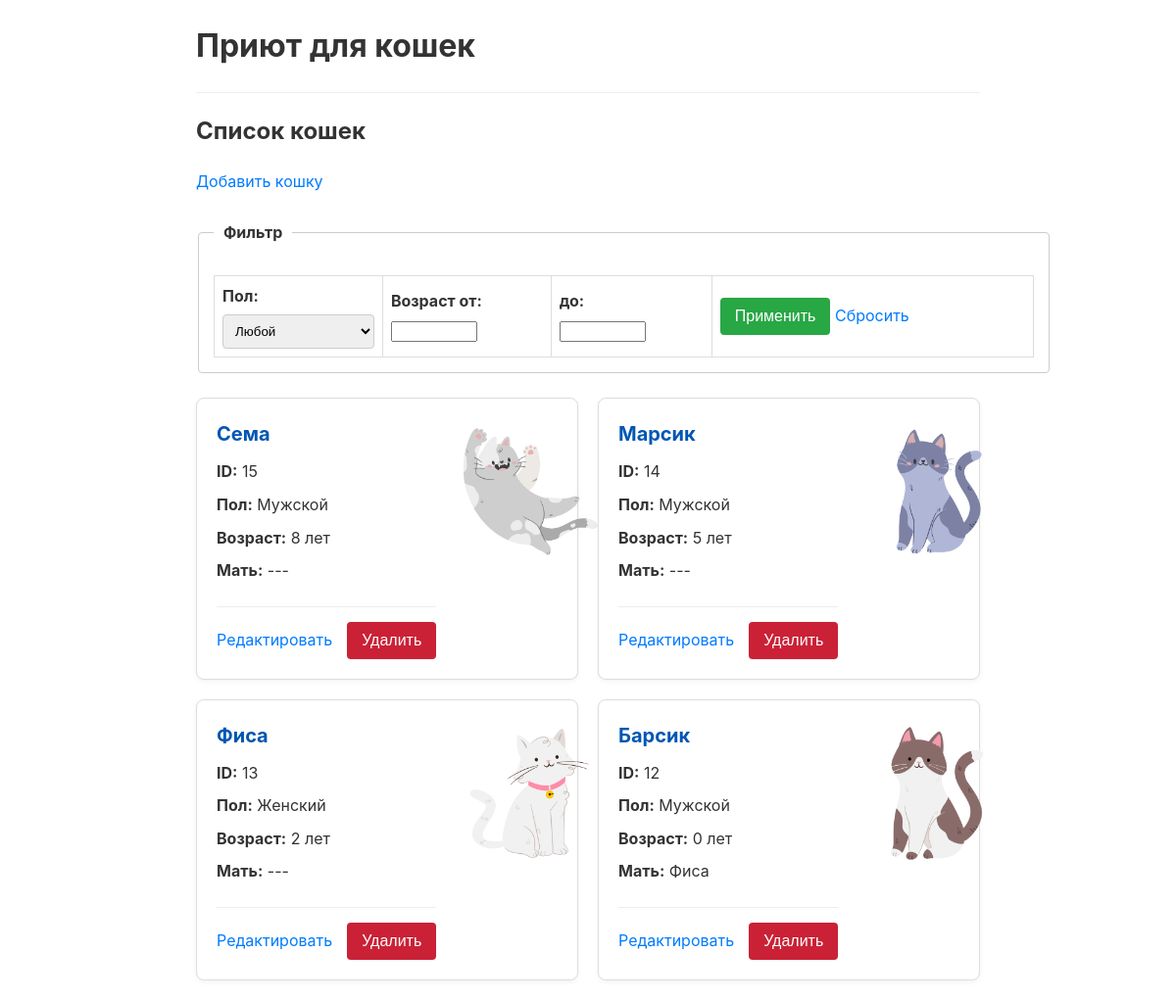
The page / on the database its author committed.
### tables this page shows
CREATE TABLE `cats` (
  `id` int(10) NOT NULL,
  `name` varchar(50) NOT NULL,
  `gender` enum('male','female') NOT NULL,
  `birth_date` date NOT NULL,
  `mother_id` int(10) DEFAULT NULL,
  `photo_filename` varchar(255) DEFAULT NULL
);

### src/Controllers/CatController.php (called while the page is built, shortened)
<?php
class CatController
{
    private Cat $catModel;
    public function __construct(PDO $pdo)
    {
        $this->pdo = $pdo;
        $this->catModel = new Cat($this->pdo);
    }
    public function index(): void
    {
        $filters = [
            'gender' => $_GET['filter_gender'] ?? null,
            'age_from' => $_GET['filter_age_from'] ?? null,
            'age_to' => $_GET['filter_age_to'] ?? null
        ];
        $cats = $this->catModel->getAll($filters);
        $view = 'cat_list.php';
        require __DIR__ . '/../../views/layout.php';
    }
}

### src/Models/Cat.php (called while the page is built, shortened)
<?php
class Cat
{
    private PDO $pdo;
    public function __construct(PDO $pdo)
    {
        $this->pdo = $pdo;
    }
    public function getAll(array $filters = []): array
    {
        $sql = "SELECT c.*, TIMESTAMPDIFF(YEAR, c.birth_date, CURDATE()) AS age, m.name as mother_name
                FROM cats c
                LEFT JOIN cats m ON c.mother_id = m.id";
        $params = [];
        $sql .= " ORDER BY c.id DESC";
        $stmt = $this->pdo->prepare($sql);
        $stmt->execute($params);
        return $stmt->fetchAll(PDO::FETCH_ASSOC);
    }
}

### views/cat_list.php (the view, shortened to what this page needs)
<h2>Список кошек</h2>
<a href="index.php?action=add">Добавить кошку</a>
<br><br>
<fieldset style="width: 837px">
    <legend>Фильтр</legend>
    <form method="get" action="index.php">
        <table width="100%">
            <tr>
                <td>
                    <label for="filter_gender">Пол:</label>
                    <select name="filter_gender" id="filter_gender">
                        <option value="">Любой</option>
                    </select>
                </td>
                <td>
                    <label for="filter_age_from">Возраст от:</label>
                    <input type="number" name="filter_age_from" id="filter_age_from" min="0" class="filter-input-short"
                           value="<?= htmlspecialchars($_GET['filter_age_from'] ?? '') ?>">
                </td>
                <td>
                    <label for="filter_age_to">до:</label>
                    <input type="number" name="filter_age_to" id="filter_age_to" min="0" class="filter-input-short"
                           value="<?= htmlspecialchars($_GET['filter_age_to'] ?? '') ?>">
                </td>
                <td>
                    <button type="submit">Применить</button>
                    <a href="index.php">Сбросить</a>
                </td>
            </tr>
        </table>
    </form>
</fieldset>
<br>
<div class="cards-container">
    <?php if (empty($cats)): ?>
        <div class="no-cats-message">
            <p>Пока нет ни одной кошки или по вашему фильтру ничего не найдено</p>
        </div>
    <?php else: ?>
        <?php foreach ($cats as $cat): ?>
            <?php
            $photo_path = !empty($cat['photo_filename'])
                ? 'public/images/' . $cat['photo_filename']
                : 'public/images/placeholder.webp';
            ?>
            <div class="cat-card">
                <div class="card-content-wrapper">
                    <div class="card-header">
                        <h3><?= htmlspecialchars($cat['name']) ?></h3>
                    </div>
                    <div class="card-body">
                        <p><strong>ID:</strong> <?= $cat['id'] ?></p>
                        <p><strong>Пол:</strong> <?= $cat['gender'] === 'male' ? 'Мужской' : 'Женский' ?></p>
                        <p><strong>Возраст:</strong> <?= $cat['age'] ?> лет</p>
                        <p><strong>Мать:</strong> <?= htmlspecialchars($cat['mother_name'] ?? '---') ?></p>
                    </div>
                    <div class="card-footer">
                        <a href="index.php?action=edit&id=<?= $cat['id'] ?>">Редактировать</a>
                        <form method="post" action="index.php" class="form-inline"
                              onsubmit="return confirm('Вы уверены?');">
                            <button type="submit" class="btn-delete">Удалить</button>
                        </form>
                    </div>
                </div>
                <div class="card-photo-wrapper">
                    <img src="<?= $photo_path ?>" alt="Фото кошки <?= htmlspecialchars($cat['name']) ?>"
                         class="card-photo">
                </div>
            </div>
        <?php endforeach; ?>
    <?php endif; ?>
</div>

### index.php (shortened to what this page needs)
<?php
$dbConfig = require __DIR__ . '/config/db.php';
try {
    $pdo = new PDO(
        "mysql:host={$dbConfig['host']};dbname={$dbConfig['dbname']};charset=utf8",
        $dbConfig['user'],
        $dbConfig['password']
    );
    $pdo->setAttribute(PDO::ATTR_ERRMODE, PDO::ERRMODE_EXCEPTION);
} catch (PDOException $e) {
    die("Ошибка подключения к базе данных: " . $e->getMessage());
}
$action = $_GET['action'] ?? 'index';
$controller = new  App\Controllers\CatController($pdo);
switch ($action) {
    default:
        $controller->index();
        break;
}

### views/layout.php (shortened to what this page needs)
<!DOCTYPE html>
<html lang="ru">
<head>
    <link rel="stylesheet" href="public/css/style.css">
</head>
<body>
<h1>Приют для кошек</h1>
<hr>
<?php
if (isset($view)) {
    require __DIR__ . '/' . $view;
}
?>
</body>
</html>

### public/css/style.css (style rules this page uses)
body { font-family: -apple-system, BlinkMacSystemFont, "Segoe UI", Roboto, "Helvetica Neue", Arial, sans-serif; max-width: 800px; margin: 20px auto; color: #333; line-height: 1.6; }
table { border-collapse: collapse; width: 100%; margin-top: 1em; }
table th, table td { border: 1px solid #ddd; padding: 8px; text-align: left; }
a { color: #007bff; text-decoration: none; }
hr { border: none; border-top: 1px solid #eee; margin: 20px 0; }
label { display: block; margin-bottom: 5px; font-weight: bold; }
input[type="text"], input[type="date"], select { width: 100%; padding: 8px; box-sizing: border-box; border: 1px solid #ccc; border-radius: 4px; }
button[type="submit"] { padding: 10px 15px; background-color: #28a745; color: white; border: none; border-radius: 4px; cursor: pointer; font-size: 1em; }
fieldset { border: 1px solid #ccc; border-radius: 4px; padding: 15px; }
legend { font-weight: bold; padding: 0 10px; }
.form-inline { display: inline; }
.filter-input-short { width: 80px; }
.cards-container { display: grid; grid-template-columns: repeat(2, 1fr); gap: 20px; }
.cat-card { background-color: #fff; border: 1px solid #ddd; border-radius: 8px; box-shadow: 0 2px 5px rgba(0, 0, 0, 0.05); padding: 20px; display: flex; flex-direction: row; justify-content: space-between; align-items: flex-start; gap: 20px; }
.card-content-wrapper { display: flex; flex-direction: column; flex-grow: 1; }
.card-header h3 { margin: 0 0 10px 0; font-size: 1.25em; color: #0056b3; }
.card-body { flex-grow: 1; }
.card-body p { margin: 0 0 8px 0; }
.card-footer { margin-top: 15px; padding-top: 15px; border-top: 1px solid #eee; display: flex; justify-content: flex-start; gap: 15px; align-items: center; }
.card-photo-wrapper { flex-basis: 150px; flex-shrink: 0; display: flex; align-items: center; justify-content: center; }
.card-photo { max-width: 100%; max-height: 160px; object-fit: contain; border-radius: 6px; margin: 0; height: auto; }
.btn-delete { background-color: #ca2136 !important; color: white; padding: 5px 12px; border-radius: 5px; border: none; cursor: pointer; font-size: 0.9em; text-decoration: none; }

### rows shown on the page
cats: name "Сема", id "15", gender "Мужской", age "8", mother_name "---", photo_filename (picture)
cats: name "Марсик", id "14", gender "Мужской", age "5", mother_name "---", photo_filename (picture)
cats: name "Фиса", id "13", gender "Женский", age "2", mother_name "---", photo_filename (picture)
cats: name "Барсик", id "12", gender "Мужской", age "0", mother.name "Фиса", photo_filename (picture)
